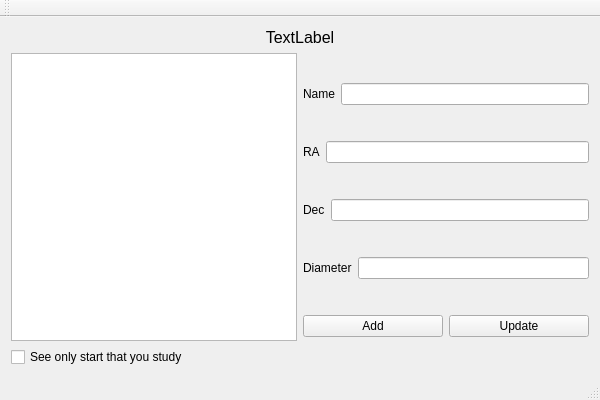
<?xml version="1.0" encoding="UTF-8"?>
<ui version="4.0">
 <class>StarCatalogueClass</class>
 <widget class="QMainWindow" name="StarCatalogueClass">
  <property name="geometry">
   <rect>
    <x>0</x>
    <y>0</y>
    <width>600</width>
    <height>400</height>
   </rect>
  </property>
  <property name="windowTitle">
   <string>StarCatalogue</string>
  </property>
  <widget class="QWidget" name="centralWidget">
   <layout class="QVBoxLayout" name="verticalLayout_3">
    <item>
     <widget class="QLabel" name="label">
      <property name="font">
       <font>
        <pointsize>12</pointsize>
       </font>
      </property>
      <property name="text">
       <string>TextLabel</string>
      </property>
      <property name="alignment">
       <set>Qt::AlignCenter</set>
      </property>
     </widget>
    </item>
    <item>
     <layout class="QHBoxLayout" name="horizontalLayout_7">
      <item>
       <layout class="QVBoxLayout" name="verticalLayout_2">
        <item>
         <widget class="QTableView" name="tableView"/>
        </item>
        <item>
         <widget class="QCheckBox" name="checkBox">
          <property name="text">
           <string>See only start that you study</string>
          </property>
         </widget>
        </item>
       </layout>
      </item>
      <item>
       <layout class="QVBoxLayout" name="verticalLayout">
        <item>
         <layout class="QHBoxLayout" name="horizontalLayout">
          <item>
           <widget class="QLabel" name="nameLabel">
            <property name="text">
             <string>Name</string>
            </property>
           </widget>
          </item>
          <item>
           <widget class="QLineEdit" name="nameLineEdit"/>
          </item>
         </layout>
        </item>
        <item>
         <layout class="QHBoxLayout" name="horizontalLayout_2">
          <item>
           <widget class="QLabel" name="RALabel">
            <property name="text">
             <string>RA</string>
            </property>
           </widget>
          </item>
          <item>
           <widget class="QLineEdit" name="RALineEdit"/>
          </item>
         </layout>
        </item>
        <item>
         <layout class="QHBoxLayout" name="horizontalLayout_3">
          <item>
           <widget class="QLabel" name="decLabel">
            <property name="text">
             <string>Dec</string>
            </property>
           </widget>
          </item>
          <item>
           <widget class="QLineEdit" name="decLineEdit"/>
          </item>
         </layout>
        </item>
        <item>
         <layout class="QHBoxLayout" name="horizontalLayout_4">
          <item>
           <widget class="QLabel" name="diameterLabel">
            <property name="text">
             <string>Diameter</string>
            </property>
           </widget>
          </item>
          <item>
           <widget class="QLineEdit" name="diameterLineEdit"/>
          </item>
         </layout>
        </item>
        <item>
         <layout class="QHBoxLayout" name="horizontalLayout_5">
          <item>
           <widget class="QPushButton" name="addButton">
            <property name="text">
             <string>Add</string>
            </property>
           </widget>
          </item>
          <item>
           <widget class="QPushButton" name="updateButton">
            <property name="text">
             <string>Update</string>
            </property>
           </widget>
          </item>
         </layout>
        </item>
       </layout>
      </item>
     </layout>
    </item>
   </layout>
  </widget>
  <widget class="QMenuBar" name="menuBar">
   <property name="geometry">
    <rect>
     <x>0</x>
     <y>0</y>
     <width>600</width>
     <height>22</height>
    </rect>
   </property>
  </widget>
  <widget class="QToolBar" name="mainToolBar">
   <attribute name="toolBarArea">
    <enum>TopToolBarArea</enum>
   </attribute>
   <attribute name="toolBarBreak">
    <bool>false</bool>
   </attribute>
  </widget>
  <widget class="QStatusBar" name="statusBar"/>
 </widget>
 <layoutdefault spacing="6" margin="11"/>
 <resources>
  <include location="StarCatalogue.qrc"/>
 </resources>
 <connections>
  <connection>
   <sender>checkBox</sender>
   <signal>clicked()</signal>
   <receiver>StarCatalogueClass</receiver>
   <slot>checkBoxChanged()</slot>
   <hints>
    <hint type="sourcelabel">
     <x>47</x>
     <y>364</y>
    </hint>
    <hint type="destinationlabel">
     <x>129</x>
     <y>378</y>
    </hint>
   </hints>
  </connection>
  <connection>
   <sender>addButton</sender>
   <signal>clicked()</signal>
   <receiver>StarCatalogueClass</receiver>
   <slot>addStar()</slot>
   <hints>
    <hint type="sourcelabel">
     <x>401</x>
     <y>343</y>
    </hint>
    <hint type="destinationlabel">
     <x>387</x>
     <y>370</y>
    </hint>
   </hints>
  </connection>
  <connection>
   <sender>updateButton</sender>
   <signal>clicked()</signal>
   <receiver>StarCatalogueClass</receiver>
   <slot>updateStar()</slot>
   <hints>
    <hint type="sourcelabel">
     <x>516</x>
     <y>341</y>
    </hint>
    <hint type="destinationlabel">
     <x>514</x>
     <y>376</y>
    </hint>
   </hints>
  </connection>
 </connections>
 <slots>
  <slot>checkBoxChanged()</slot>
  <slot>addStar()</slot>
  <slot>updateStar()</slot>
 </slots>
</ui>
